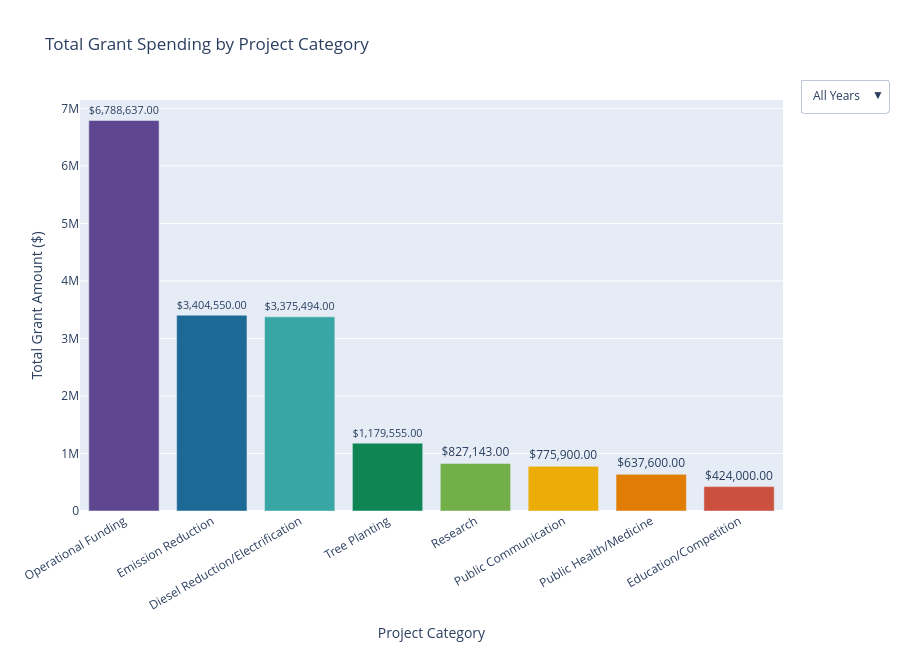

Here is the notebook cell this chart was saved with:
### Code cell
import pandas as pd
import plotly.graph_objects as go
import plotly.express as px

# --- Load & clean data ---
df = pd.read_excel("FinalSheet.xlsx")

df['Grant Amount'] = (
    df['Grant Amount']
    .astype(str)
    .str.replace(r'[\$,]', '', regex=True)
    .str.replace(' ', '')
    .replace('', '0')
    .astype(float)
)

df['Project Category 1'] = df['Project Category 1'].str.strip()

# --- Bright colorful palette ---
palette = px.colors.qualitative.Prism  # bright + fun

def assign_colors(categories):
    unique = list(categories)
    color_map = {cat: palette[i % len(palette)] for i, cat in enumerate(unique)}
    return [color_map[c] for c in categories]

# --- Compute totals for ALL YEARS ---
all_years = (
    df.groupby('Project Category 1')['Grant Amount']
    .sum()
    .reset_index()
    .merge(
        df.groupby('Project Category 1').size().reset_index(name='Project Count'),
        on='Project Category 1'
    )
    .sort_values('Grant Amount', ascending=False)
)

years = sorted(df['Year'].dropna().unique())

# --- Build figure ---
fig = go.Figure()

# --- ALL YEARS trace ---
fig.add_trace(go.Bar(
    x=all_years['Project Category 1'],
    y=all_years['Grant Amount'],
    name="All Years",
    marker=dict(color=assign_colors(all_years['Project Category 1'])),
    text=[f"${v:,.2f}" for v in all_years['Grant Amount']],
    textposition="outside",
    hovertemplate="<b>%{x}</b><br>" +
                  "Spending: $%{y:,.2f}<br>" +
                  "Projects: %{customdata} total" +
                  "<extra></extra>",
    customdata=all_years["Project Count"],
    visible=True
))

# --- Individual year traces ---
for yr in years:
    yearly = (
        df[df['Year'] == yr]
        .groupby('Project Category 1')['Grant Amount']
        .sum()
        .reset_index()
        .merge(
            df[df['Year'] == yr].groupby('Project Category 1').size().reset_index(name='Project Count'),
            on='Project Category 1'
        )
        .sort_values('Grant Amount', ascending=False)
    )

    fig.add_trace(go.Bar(
        x=yearly['Project Category 1'],
        y=yearly['Grant Amount'],
        name=str(yr),
        marker=dict(color=assign_colors(yearly['Project Category 1'])),
        text=[f"${v:,.2f}" for v in yearly['Grant Amount']],
        textposition="outside",
        hovertemplate="<b>%{x}</b><br>" +
                      "Spending: $%{y:,.2f}<br>" +
                      "Projects: %{customdata} total" +
                      "<extra></extra>",
        customdata=yearly["Project Count"],
        visible=False
    ))

# --- Dropdown menu ---
buttons = []

# ALL YEARS button
buttons.append(dict(
    label="All Years",
    method="update",
    args=[{"visible": [True] + [False]*len(years)},
          {"title": "Total Grant Spending by Category (All Years)"}]
))

# Buttons for each year
for i, yr in enumerate(years):
    vis = [False] * (len(years) + 1)
    vis[i+1] = True

    buttons.append(dict(
        label=str(yr),
        method="update",
        args=[{"visible": vis},
              {"title": f"Total Grant Spending by Category ({yr})"}]
    ))

fig.update_layout(
    title="Total Grant Spending by Project Category",
    xaxis_title="Project Category",
    yaxis_title="Total Grant Amount ($)",
    xaxis_tickangle=-30,
    hovermode="closest",  # <-- direct hover only
    updatemenus=[dict(
        active=0,
        buttons=buttons,
        x=1.15,
        y=1.05
    )],
    height=650
)

fig.show()

### Figure 1 — Plotly figure (JSON) as saved in the notebook; plotly's stock layout.template omitted (floating-point values rounded to 4 significant figures)
{"data": [{"customdata": [21, 7, 10, 11, 4, 4, 2, 10], "hovertemplate": "<b>%{x}</b><br>Spending: $%{y:,.2f}<br>Projects: %{customdata} total<extra></extra>", "marker": {"color": ["rgb(95, 70, 144)", "rgb(29, 105, 150)", "rgb(56, 166, 165)", "rgb(15, 133, 84)", "rgb(115, 175, 72)", "rgb(237, 173, 8)", "rgb(225, 124, 5)", "rgb(204, 80, 62)"]}, "name": "All Years", "text": ["$6,788,637.00", "$3,404,550.00", "$3,375,494.00", "$1,179,555.00", "$827,143.00", "$775,900.00", "$637,600.00", "$424,000.00"], "textposition": "outside", "type": "bar", "visible": true, "x": ["Operational Funding", "Emission Reduction", "Diesel Reduction/Electrification", "Tree Planting", "Research", "Public Communication", "Public Health/Medicine", "Education/Competition"], "y": [6788637, 3404550, 3375494, 1179555, 827143, 775900, 637600, 424000]}, {"customdata": [1, 1, 2, 1], "hovertemplate": "<b>%{x}</b><br>Spending: $%{y:,.2f}<br>Projects: %{customdata} total<extra></extra>", "marker": {"color": ["rgb(95, 70, 144)", "rgb(29, 105, 150)", "rgb(56, 166, 165)", "rgb(15, 133, 84)"]}, "name": "2015", "text": ["$400,000.00", "$337,600.00", "$229,000.00", "$50,000.00"], "textposition": "outside", "type": "bar", "visible": false, "x": ["Emission Reduction", "Public Health/Medicine", "Education/Competition", "Tree Planting"], "y": [400000, 337600, 229000, 50000]}, {"customdata": [1, 1, 2, 2, 1, 1], "hovertemplate": "<b>%{x}</b><br>Spending: $%{y:,.2f}<br>Projects: %{customdata} total<extra></extra>", "marker": {"color": ["rgb(95, 70, 144)", "rgb(29, 105, 150)", "rgb(56, 166, 165)", "rgb(15, 133, 84)", "rgb(115, 175, 72)", "rgb(237, 173, 8)"]}, "name": "2016", "text": ["$717,246.00", "$450,000.00", "$230,000.00", "$82,000.00", "$75,900.00", "$24,000.00"], "textposition": "outside", "type": "bar", "visible": false, "x": ["Research", "Operational Funding", "Emission Reduction", "Education/Competition", "Public Communication", "Diesel Reduction/Electrification"], "y": [717246, 450000, 230000, 82000, 75900, 24000]}, {"customdata": [2], "hovertemplate": "<b>%{x}</b><br>Spending: $%{y:,.2f}<br>Projects: %{customdata} total<extra></extra>", "marker": {"color": ["rgb(95, 70, 144)"]}, "name": "2017", "text": ["$72,500.00"], "textposition": "outside", "type": "bar", "visible": false, "x": ["Education/Competition"], "y": [72500]}, {"customdata": [6, 1], "hovertemplate": "<b>%{x}</b><br>Spending: $%{y:,.2f}<br>Projects: %{customdata} total<extra></extra>", "marker": {"color": ["rgb(95, 70, 144)", "rgb(29, 105, 150)"]}, "name": "2018", "text": ["$1,854,962.00", "$300,000.00"], "textposition": "outside", "type": "bar", "visible": false, "x": ["Operational Funding", "Public Communication"], "y": [1854962, 300000]}, {"customdata": [2, 1, 3, 1], "hovertemplate": "<b>%{x}</b><br>Spending: $%{y:,.2f}<br>Projects: %{customdata} total<extra></extra>", "marker": {"color": ["rgb(95, 70, 144)", "rgb(29, 105, 150)", "rgb(56, 166, 165)", "rgb(15, 133, 84)"]}, "name": "2019", "text": ["$777,100.00", "$300,000.00", "$159,765.00", "$90,000.00"], "textposition": "outside", "type": "bar", "visible": false, "x": ["Emission Reduction", "Public Health/Medicine", "Operational Funding", "Tree Planting"], "y": [777100, 300000, 159765, 90000]}, {"customdata": [9, 4, 3, 1], "hovertemplate": "<b>%{x}</b><br>Spending: $%{y:,.2f}<br>Projects: %{customdata} total<extra></extra>", "marker": {"color": ["rgb(95, 70, 144)", "rgb(29, 105, 150)", "rgb(56, 166, 165)", "rgb(15, 133, 84)"]}, "name": "2020", "text": ["$3,206,101.00", "$355,555.00", "$31,500.00", "$25,000.00"], "textposition": "outside", "type": "bar", "visible": false, "x": ["Operational Funding", "Tree Planting", "Education/Competition", "Diesel Reduction/Electrification"], "y": [3206101, 355555, 31500, 25000]}, {"customdata": [1, 2, 2], "hovertemplate": "<b>%{x}</b><br>Spending: $%{y:,.2f}<br>Projects: %{customdata} total<extra></extra>", "marker": {"color": ["rgb(95, 70, 144)", "rgb(29, 105, 150)", "rgb(56, 166, 165)"]}, "name": "2021", "text": ["$578,684.00", "$400,000.00", "$79,897.00"], "textposition": "outside", "type": "bar", "visible": false, "x": ["Operational Funding", "Public Communication", "Research"], "y": [578684, 400000, 79897]}, {"customdata": [1, 1], "hovertemplate": "<b>%{x}</b><br>Spending: $%{y:,.2f}<br>Projects: %{customdata} total<extra></extra>", "marker": {"color": ["rgb(95, 70, 144)", "rgb(29, 105, 150)"]}, "name": "2022", "text": ["$539,125.00", "$30,000.00"], "textposition": "outside", "type": "bar", "visible": false, "x": ["Operational Funding", "Research"], "y": [539125, 30000]}, {"customdata": [3, 2, 1], "hovertemplate": "<b>%{x}</b><br>Spending: $%{y:,.2f}<br>Projects: %{customdata} total<extra></extra>", "marker": {"color": ["rgb(95, 70, 144)", "rgb(29, 105, 150)", "rgb(56, 166, 165)"]}, "name": "2023", "text": ["$2,198,339.00", "$92,000.00", "$9,000.00"], "textposition": "outside", "type": "bar", "visible": false, "x": ["Diesel Reduction/Electrification", "Tree Planting", "Education/Competition"], "y": [2198339, 92000, 9000]}, {"customdata": [2, 5, 3], "hovertemplate": "<b>%{x}</b><br>Spending: $%{y:,.2f}<br>Projects: %{customdata} total<extra></extra>", "marker": {"color": ["rgb(95, 70, 144)", "rgb(29, 105, 150)", "rgb(56, 166, 165)"]}, "name": "2024", "text": ["$1,997,450.00", "$1,128,155.00", "$592,000.00"], "textposition": "outside", "type": "bar", "visible": false, "x": ["Emission Reduction", "Diesel Reduction/Electrification", "Tree Planting"], "y": [1997450, 1128155, 592000]}], "layout": {"height": 650, "hovermode": "closest", "title": {"text": "Total Grant Spending by Project Category"}, "updatemenus": [{"active": 0, "buttons": [{"args": [{"visible": [true, false, false, false, false, false, false, false, false, false, false]}, {"title": "Total Grant Spending by Category (All Years)"}], "label": "All Years", "method": "update"}, {"args": [{"visible": [false, true, false, false, false, false, false, false, false, false, false]}, {"title": "Total Grant Spending by Category (2015)"}], "label": "2015", "method": "update"}, {"args": [{"visible": [false, false, true, false, false, false, false, false, false, false, false]}, {"title": "Total Grant Spending by Category (2016)"}], "label": "2016", "method": "update"}, {"args": [{"visible": [false, false, false, true, false, false, false, false, false, false, false]}, {"title": "Total Grant Spending by Category (2017)"}], "label": "2017", "method": "update"}, {"args": [{"visible": [false, false, false, false, true, false, false, false, false, false, false]}, {"title": "Total Grant Spending by Category (2018)"}], "label": "2018", "method": "update"}, {"args": [{"visible": [false, false, false, false, false, true, false, false, false, false, false]}, {"title": "Total Grant Spending by Category (2019)"}], "label": "2019", "method": "update"}, {"args": [{"visible": [false, false, false, false, false, false, true, false, false, false, false]}, {"title": "Total Grant Spending by Category (2020)"}], "label": "2020", "method": "update"}, {"args": [{"visible": [false, false, false, false, false, false, false, true, false, false, false]}, {"title": "Total Grant Spending by Category (2021)"}], "label": "2021", "method": "update"}, {"args": [{"visible": [false, false, false, false, false, false, false, false, true, false, false]}, {"title": "Total Grant Spending by Category (2022)"}], "label": "2022", "method": "update"}, {"args": [{"visible": [false, false, false, false, false, false, false, false, false, true, false]}, {"title": "Total Grant Spending by Category (2023)"}], "label": "2023", "method": "update"}, {"args": [{"visible": [false, false, false, false, false, false, false, false, false, false, true]}, {"title": "Total Grant Spending by Category (2024)"}], "label": "2024", "method": "update"}], "x": 1.15, "y": 1.05}], "xaxis": {"tickangle": -30, "title": {"text": "Project Category"}}, "yaxis": {"title": {"text": "Total Grant Amount ($)"}}}}
